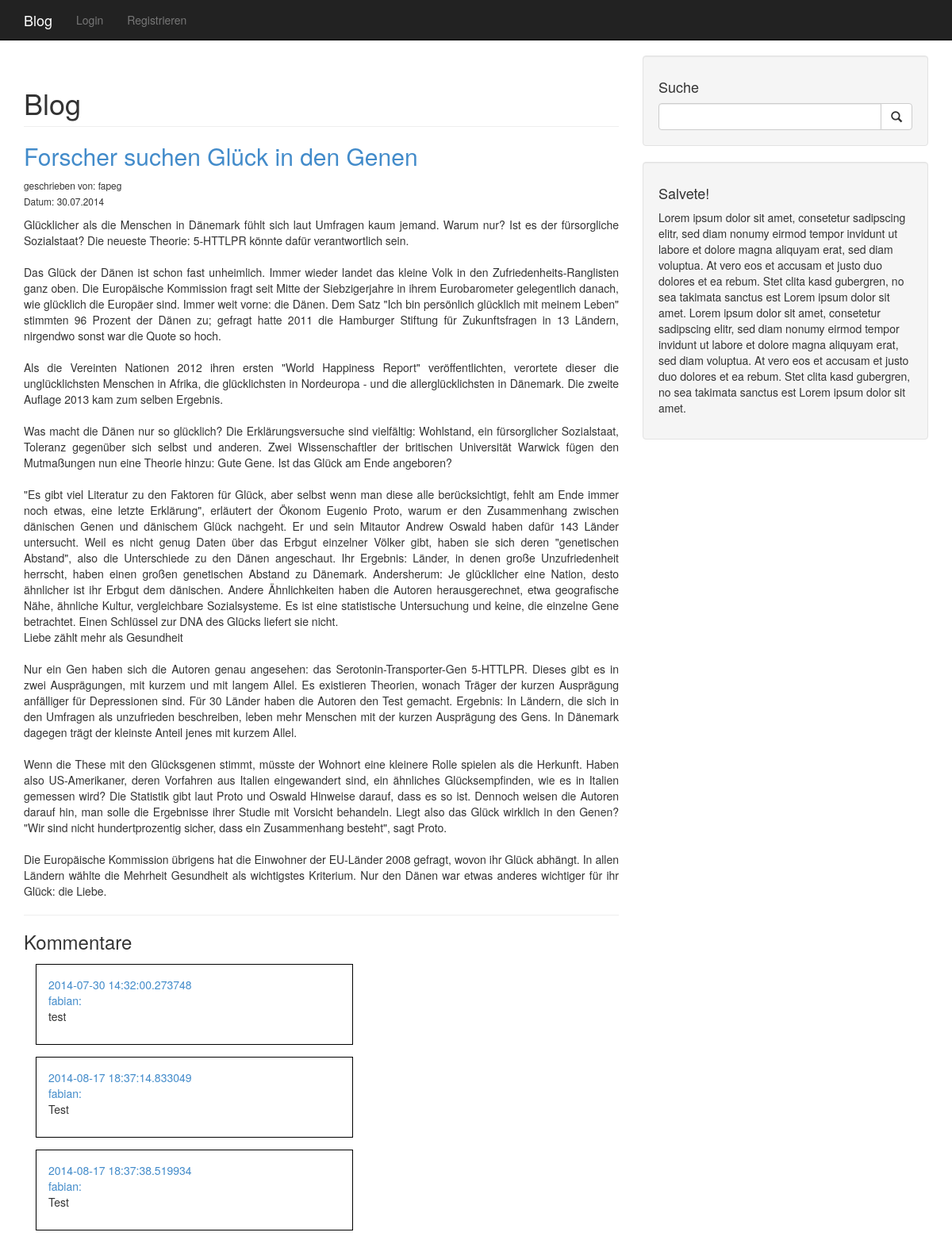
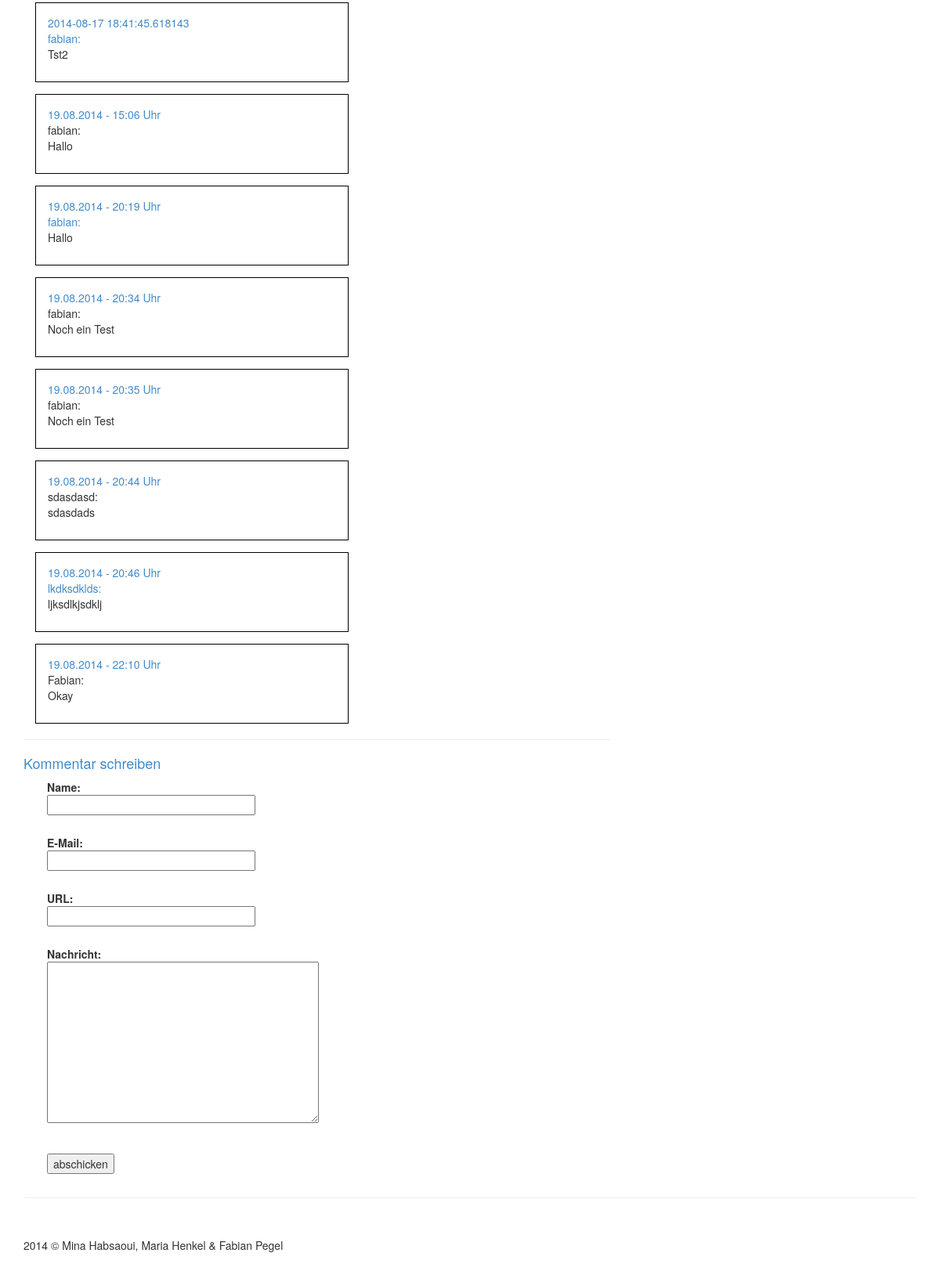
The app's page /artikel/forscher_suchen_glueck_in_den_genen with its own data (2 pictures, top to bottom).
### main.py (models this page shows, shortened)
class Entry(db.Model):
  __tablename__ = 'blogeintrag'
  id = db.Column('id', db.Integer, primary_key=True)
  titel = db.Column(db.String(200))
  text = db.Column(db.String(200000))
  url_titel = db.Column(db.String(200))
  datum = db.Column(db.String(200))
  geschriebenvonbenutzername = db.Column(db.String(200))
  tags = db.Column(db.String(200))

### tables this page shows
CREATE TABLE 'kommentar' ('id' INTEGER PRIMARY KEY AUTOINCREMENT NOT NULL, 'blogeintragid' INTEGER, 'name' TEXT, 'email' TEXT, 'url' TEXT, 'text' TEXT, 'datum' DATETIME);

### main.py (the view)
@app.route('/artikel/<url_titel>', methods = ['GET', 'POST'])
def artikel(url_titel):
    form = CommentForm()
    if form.validate_on_submit():
        query = text("INSERT INTO kommentar ('name','email','url','text','datum', 'blogeintragid') VALUES ( :name,:email,:url,:text,:datum,:blogeintragid);")
        db.engine.execute(query, name=form.name.data, email=form.email.data, url=form.url.data, text=form.text.data, datum=str(datetime.now().strftime('%d.%m.%Y - %H:%M Uhr')), blogeintragid=form.blogeintragid.data)
        flash(_("Kommentar wurde angelegt!"), 'accept')
        return redirect('/artikel/'+ url_titel)
    else:
        if request.method=='POST':
            flash(_("Kommentar nicht gepostet! <a href='#kommentar_schreiben'>Zum Formular</a>"),'error')
    highlight=''
    if request.args.get('highlight'):
        highlight = request.args.get('highlight')
    searchform = SearchForm(csrf_enabled=False)
    entry = Entry.query.filter_by(url_titel=url_titel).with_entities(Entry.titel, Entry.text, Entry.url_titel, Entry.datum, Entry.geschriebenvonbenutzername).first()
    blogeintragid_res = db.engine.execute(text("SELECT id FROM blogeintrag WHERE url_titel = :url_titel"), url_titel=url_titel)
    for line in blogeintragid_res:
        blogeintragid=line['id']
    kommentare = db.engine.execute(text("SELECT * FROM kommentar WHERE blogeintragid = (SELECT id FROM blogeintrag WHERE url_titel = :url_titel)"), url_titel=url_titel)
    return render_template('anzeige_single.htm', entry=entry, searchform=searchform, highlight=highlight,kommentare=kommentare, form=form, blogeintragid=blogeintragid, isactive='blog', title=entry.titel)

### main.py
class CommentForm(Form):
    name = TextField('name', validators = [Required(_(u"Bitte Feld ausfüllen!"))])
    email = TextField('email', validators = [Required(_(u"Bitte Feld ausfüllen!"))])
    url = TextField('url')
    text = TextAreaField('text', validators = [Required(_(u"Bitte Feld ausfüllen!"))])
    blogeintragid = HiddenField('blogeintragid')

class SearchForm(Form):
    searchfield = TextField('searchfield', validators = [Required(_(u"Bitte Feld ausfüllen!"))])

### main.py (called while the page is built)
def nl2br(value):
    return value.replace('\n','<br>\n')

def link_url(value):
    if value.startswith('http://') or value.startswith('https://'):
        re = "<a href='"
    else:
        re = "<a href='http://"
    return re

def entferne_weiterlesen_marker(text):
    return text.replace('[weiterlesen]','')

def highlight_word(text, word):
    if word:
        text_list = text.split(" ")
        text_list_neu = []
        for element in text_list:
            if element.lower().startswith(word.lower()):
                text_list_neu.append('<span style="background-color:yellow;">'+element+'</span>')
            else:
                text_list_neu.append(element)
        return " ".join(text_list_neu)
    else:
        return text

### templates/anzeige_single.htm (shortened to what this page needs)
{% extends "index.htm" %}
{% block content %}
                <h1 class="page-header">
                    Blog
                </h1>
			<h2><a href="/artikel/{{entry.url_titel}}">{{nl2br(entry.titel) | safe}}</a></h2>
			<p><small>
				{{ _('geschrieben von:') }} {{entry.geschriebenvonbenutzername}}<br>
				{{ _('Datum:') }} {{entry.datum}}
			</small></p>
			<p style="text-align:justify;">{{entferne_weiterlesen_marker(nl2br(highlight_word(entry.text, highlight))) | safe}}</p>
			<hr />
<p>
	<h3>{{ _('Kommentare') }}</h3>
		{% for comment in kommentare: %}
	<a name="{{comment['id']}}"></a><div class="comment">
			<span class="comment_date"><a href="#{{comment['id']}}">{{comment['datum']}}</a></span><br>
			<span class="commentator_name">
				{% if comment['url']: %}
				{{link_url(comment['url']) | safe}}{{comment['url']}}'>{{comment['name']}}:</a>
				{% else: %}
				{{comment['name']}}:
				{% endif %}
			</span>
			<p>{{comment['text']}}</p>
		</div>
		{% endfor %}
		<hr />
		<h4><a name="kommentar_schreiben" class="nolink">{{ _('Kommentar schreiben') }}</a></h4>
		<form action="" method="post" name="edit" style="margin-left:30px;">
		    <p>
		      <label>Name:<br>
		      {{form.name(size=30)}}</label><br>
		      <br>
		      <label>E-Mail:<br>
		      {{form.email(size=30)}}</label><br>
		      <br>
		      <label>URL:<br>
		      {{form.url(size=30)}}</label><br>
		      <br>
		      <label>{{ _('Nachricht:') }}<br>
		      {{form.text(rows=10, cols=40, style='width:100%;')}}</label><br>
		      <br>
		  </p>
		  <p><input type="submit" value="{{ _('abschicken') }}" name="submit"></p>
		</form>
</p>
{% endblock %}

### records on screen
Entry: titel "Forscher suchen Glück in den Genen", geschriebenvonbenutzername "fapeg", datum "30.07.2014", text "Glücklicher als die Menschen in Dänemark fühlt sich laut Umfragen kaum jemand. Warum nur? Ist es der fürsorgliche Sozialstaat? Die neueste Theorie: 5-HTTLPR könnte dafür verantwortlich sein. Das Glück der Dänen ist schon fast unheimlich. Immer wieder landet das kleine Volk in den Zufriedenheits-Ranglisten ganz oben. Die Europäische Kommission fragt seit Mitte der Siebzigerjahre in ihrem Eurobarometer gelegentlich danach, wie glücklich die Europäer sind. Immer weit vorne: die Dänen. Dem Satz \"Ich bin persönlich glücklich mit meinem Leben\" stimmten 96 Prozent der Dänen zu; gefragt hatte 2011 die Hamburger Stiftung für Zukunftsfragen in 13 Ländern, nirgendwo sonst war die Quote so hoch. Als…"
kommentar: datum "2014-07-30 14:32:00.273748", name "fabian", text "test"
kommentar: datum "2014-08-17 18:37:14.833049", name "fabian", text "Test"
kommentar: datum "2014-08-17 18:37:38.519934", name "fabian", text "Test"
kommentar: datum "2014-08-17 18:41:45.618143", name "fabian", text "Tst2"
kommentar: datum "19.08.2014 - 15:06 Uhr", name "fabian", text "Hallo"
kommentar: datum "19.08.2014 - 20:19 Uhr", name "fabian", text "Hallo"
kommentar: datum "19.08.2014 - 20:34 Uhr", name "fabian", text "Noch ein Test"
kommentar: datum "19.08.2014 - 20:35 Uhr", name "fabian", text "Noch ein Test"
kommentar: datum "19.08.2014 - 20:44 Uhr", name "sdasdasd", text "sdasdads"
kommentar: datum "19.08.2014 - 20:46 Uhr", name "lkdksdklds", text "ljksdlkjsdklj"
kommentar: datum "19.08.2014 - 22:10 Uhr", name "Fabian", text "Okay"
